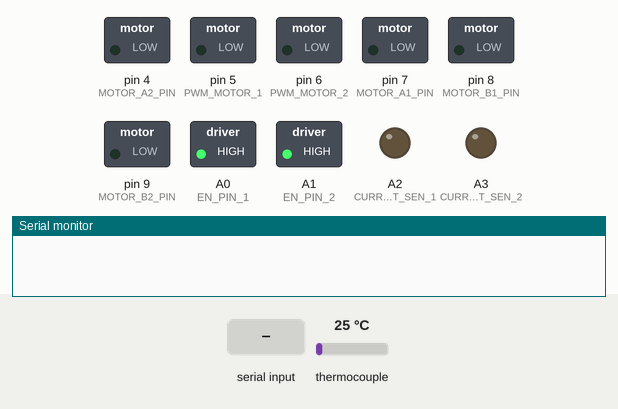
Simulated run of this sketch. Board: Arduino Uno, built with avr-gcc and run on an emulated ATmega328P. Parts: switched loads named in the sketch (green lamp = pin HIGH), output pins drawn as LEDs (lit = HIGH), the last lines printed to the serial monitor. The test bench sets the inputs (shaded band); at power-on: thermocouple 25 °C. Pins used as bus, display or sensor lines are not drawn.

Above: at 1.7 s.
1.8 s: "1\n" received over Serial
At 2.3 s:
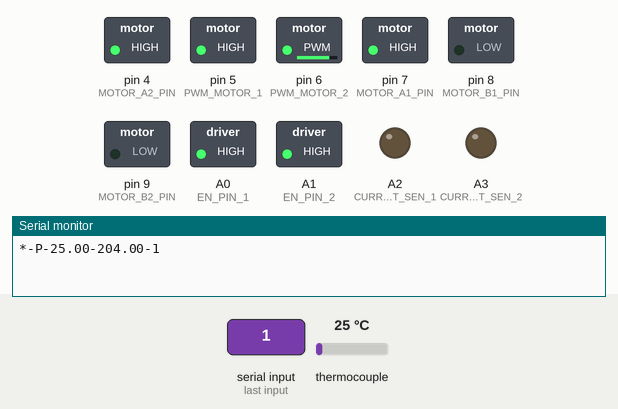
3.3 s: thermocouple set to 90 °C
5.0 s: thermocouple set to 97 °C
At 7.0 s:
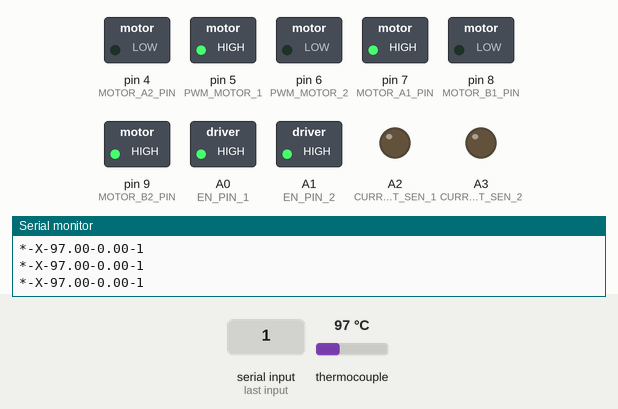
7.3 s: thermocouple set to 69 °C
8.8 s: thermocouple set to 62 °C
At 9.6 s:
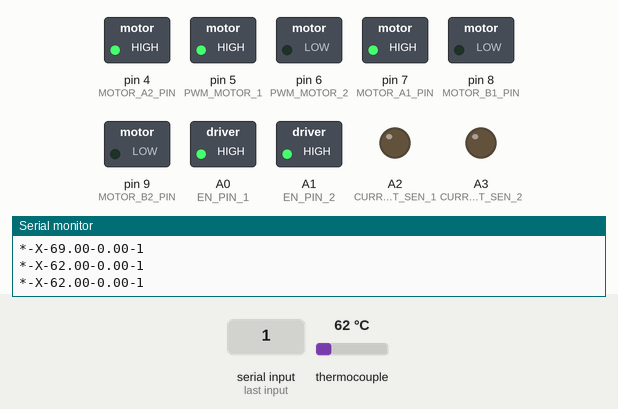
10.3 s: thermocouple set to 52 °C
At 11.0 s:
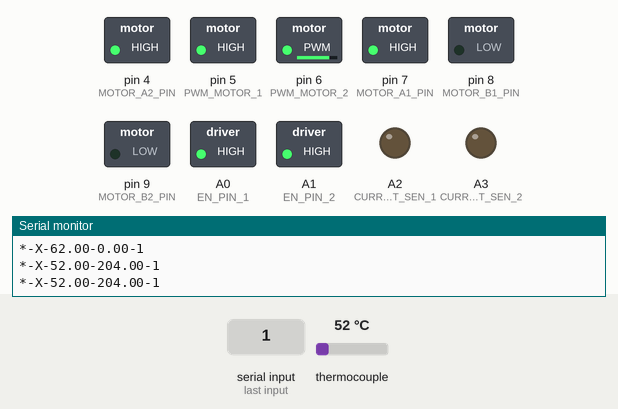
Timing chart, 0 to 12.8 s (numbered marks = the images above; inputs shaded):
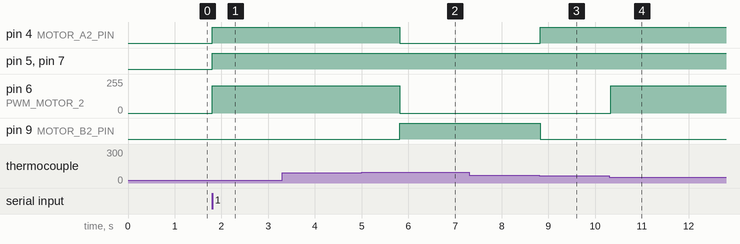

Measured:
- the behaviour switches between 92 and 93 °C on thermocouple (found by bisection; images 1 and 2)
- the behaviour switches between 66 and 65 °C on thermocouple (found by bisection; images 2 and 3)
- the behaviour switches between 58 and 57 °C on thermocouple (found by bisection; images 3 and 4)
- after the input at 1.8 s, pin 4 (MOTOR_A2_PIN), pin 5 (PWM_MOTOR_1), pin 7 (MOTOR_A1_PIN): LOW → HIGH at once; pin 6 (PWM_MOTOR_2): 0/255 → 204/255 at once
- after the input at 5.0 s, pin 4 (MOTOR_A2_PIN): HIGH → LOW after 0.82 s; pin 6 (PWM_MOTOR_2): 204/255 → 0/255 after 0.82 s; pin 9 (MOTOR_B2_PIN): LOW → HIGH after 0.82 s
- after the input at 8.8 s, pin 4 (MOTOR_A2_PIN): LOW → HIGH at once; pin 9 (MOTOR_B2_PIN): HIGH → LOW at once
- after the input at 10.3 s, pin 6 (PWM_MOTOR_2): 0/255 → 204/255 at once

The sketch:

Thermal_cycler_old.ino
```cpp
//MOTOR_1 is thermoelectric element & MOTOR_2 is the fan
#include <Wire.h>
#include "max6675.h"
#define SLAVE_ADDRESS 0x8
#define SHUTTER_PIN A4
#define FOCUS_PIN A5
#define BRAKE 0
#define cool 0
#define heat 1
#define CS_THRESHOLD 15   // Definition of safety current (Check: "1.3 Monster Shield Example").
//MOTOR 1
#define MOTOR_A1_PIN 7
#define MOTOR_B1_PIN 8

//MOTOR 2
#define MOTOR_A2_PIN 4
#define MOTOR_B2_PIN 9

#define PWM_MOTOR_1 5
#define PWM_MOTOR_2 6

#define CURRENT_SEN_1 A2
#define CURRENT_SEN_2 A3

#define EN_PIN_1 A0
#define EN_PIN_2 A1

#define MOTOR_1 0
#define MOTOR_2 1
const int resetPin = 3;
char Cycle_state;
char stage_name;
int N_cycle=40; // Total Number of Cycles
short mode;
float
      temp_error[2],
      temp_error_extension[2],
      time_current_denature_stage,
      drive_0,
      time_1,
      drive_1,
      time_current_extension_stage,
      drive_2;
int iter = 1;
int thermoCO = 12;
int thermoCS = 10;
int thermoCLK = 11;
const int Number_of_fields = 3;
int fieldIndex = 0;
int values[Number_of_fields];
MAX6675 ktc(thermoCLK, thermoCS, thermoCO);
void setup() {
  pinMode(MOTOR_A1_PIN, OUTPUT);
  pinMode(MOTOR_B1_PIN, OUTPUT);

  pinMode(MOTOR_A2_PIN, OUTPUT);
  pinMode(MOTOR_B2_PIN, OUTPUT);

  pinMode(PWM_MOTOR_1, OUTPUT);
  pinMode(PWM_MOTOR_2, OUTPUT);

  pinMode(CURRENT_SEN_1, OUTPUT);
  pinMode(CURRENT_SEN_2, OUTPUT);

  pinMode(EN_PIN_1, OUTPUT);
  pinMode(EN_PIN_2, OUTPUT);

  pinMode(SHUTTER_PIN,INPUT);
  pinMode(FOCUS_PIN,INPUT);
  Wire.begin(0x8);
  Serial.begin(9600);
  Wire.onReceive(stop_func);
  pinMode(resetPin, OUTPUT);
  digitalWrite(resetPin, HIGH);
  delay(500);
  digitalWrite(EN_PIN_1, HIGH);
  digitalWrite(EN_PIN_2, HIGH);
  temp_error[0]=0;
  temp_error_extension[0]=0;
}

void loop() {
  // Stage Type
  char Cycle_state;
  char stage_name;
  // Stage Times
  float time_predenature = 0,
        time_denature = 60000,
        time_extension = 6000,
        time_postextension = 60000,
        time_should_in_denature,
        time_should_in_extension;
  // Drive coefficients
  float f_heating = 0.8,
        f_cooling = 0.0,
        f = 0.0;
  // Stage Tempratures
  float temp_denature = 95,
        temp_extension = 60,
        temp_threshold = 2.0,
        temp_current,
        integral_0=0,
        diff_0,
        ctrl_0=1,//motor control
        ctrl_1=1,//motor control
        integral_2=0,//wtf
        diff_2,
        ctrl_2=1,//motor control
        K_P0=60,
        K_I0=4,
        K_d0=0,
        K_P2=25,
        K_I2=1.5,
        K_d2=0,
        total_drive1=0,
        total_drive2=0;


  while(Serial.available() == 0){}

  if (iter<=N_cycle) { // If we havent reached the end of the Cycle do this

  while (ctrl_0 == 1) {
    if(iter == 1) time_should_in_denature = time_predenature; // If we are in the first cycle, do a predenaturation stage
    else time_should_in_denature=time_denature; // If we are over the first stage, then we just need to do denaturation
    mode = heat;
    f = f_heating;
    motorGo(MOTOR_1, heat, 255);
  temp_current=ktc.readCelsius();
  temp_error[1]=temp_denature-temp_current; // Difference in the current temprature and the denaturation error
  integral_0=integral_0+temp_error[1];
  diff_0=temp_error[1]-temp_error[0];

  if (iter>1) stage_name='D';
  else stage_name='P';

   if (temp_error[1]>temp_threshold){ // If this condition was true then it means that we haven't reached the temp_denature so we have to set the drive to 255 and restart the timer.
      integral_0=0;
      diff_0=0;
      drive_0=255;
      time_current_denature_stage=millis(); // Reseting the current stage time
    }   else if(temp_error[1]<(-5)){ //temp_error = temp_denature - temp_current if we are so much higher than the emergency cooling temprature, we change the peltier direction.
        drive_0=255;
        mode=cool;
        f = f_cooling;
      }
      else if (millis()-time_current_denature_stage<time_should_in_denature) { // This checks if we have spent enough time on the current stage.
        if(temp_error[1]>temp_threshold){ //The timer starts when the temperature reaches temp_denature-temp_threshold
        time_current_denature_stage=millis();
      }
      drive_0=K_P0*temp_error[1]+K_I0*integral_0+K_d0*diff_0;
      } else {
        ctrl_0=0;
      }
      if (drive_0>255) {
        drive_0=255;
      }
      if (drive_0<0) {
        drive_0=0;
      }
      motorGo(MOTOR_2, mode,f*drive_0);
       Cycle_state = '*';
       total_drive1 = drive_0*f;
       show_result(Cycle_state , stage_name , temp_current , total_drive1 , iter);
           delay(500);
           temp_error[0]=temp_error[1];
   }
  drive_0=0;

if(iter==N_cycle) {time_should_in_extension=time_postextension+time_extension;time_current_extension_stage=millis();}
  while (ctrl_2==1) {

    if(iter==N_cycle) time_should_in_extension=time_postextension+time_extension;
    else time_should_in_extension=time_extension;
    mode=heat;
    f = f_heating;
    temp_current=ktc.readCelsius();


  temp_error_extension[1]=temp_extension-temp_current;
  integral_2=integral_2+temp_error_extension[1];
  diff_2=temp_error_extension[1]-temp_error_extension[0];
  if (iter<N_cycle) stage_name='X';
  else stage_name='N';

   if (temp_error_extension[1]>temp_threshold){
      integral_2=0;
      diff_2=0;
      drive_2=255;
      time_current_extension_stage=millis();
    }  else if(temp_error_extension[1]<(-5)){ //Emergency Cooling
        drive_2=255;
        mode=cool;
        f = f_cooling;
        time_current_extension_stage=millis();
      }
      else if (millis()-time_current_extension_stage<time_should_in_extension) {
        if(temp_error_extension[1]>temp_threshold)
        { //The timer starts when the temperature reaches temp_denature-1.5
        time_current_extension_stage=millis();
      }
      drive_2=K_P2*temp_error_extension[1]+K_I2*integral_2+K_d2*diff_2;
      } else {
        ctrl_2=0;

        captureImage();
      }
      if (drive_2>255) {
        drive_2=255;
      }
      if (drive_2<0) {
        drive_2=0;
      }
      motorGo(MOTOR_2, mode,f*drive_2);
      total_drive2=f*drive_2;
       show_result('*' , stage_name , temp_current , total_drive2 , iter);

           delay(500);
           temp_error_extension[0]=temp_error_extension[1];
   }

  drive_2=0;
  motorGo(MOTOR_2, BRAKE,f*drive_2);
   ctrl_0=1;
   ctrl_1=1;
   ctrl_2=1;
   iter=iter+1;
  }
  else if(iter==N_cycle+1){
    Serial.print("All ");
    Serial.print(iter-1);
    Serial.print(" have been done successfully!\n");
    iter++;
  }
}

void motorGo(uint8_t motor, uint8_t direct, uint8_t pwm)         //Function that controls the variables: motor(0 ou 1), direction (cw ou ccw) e pwm (entra 0 e 255);
{
  if(motor == MOTOR_1)
  {
    if(direct == 0)
    {
      digitalWrite(MOTOR_A1_PIN, LOW);
      digitalWrite(MOTOR_B1_PIN, HIGH);
    }
    else if(direct == 1)
    {
      digitalWrite(MOTOR_A1_PIN, HIGH);
      digitalWrite(MOTOR_B1_PIN, LOW);
    }
    else
    {
      digitalWrite(MOTOR_A1_PIN, LOW);
      digitalWrite(MOTOR_B1_PIN, LOW);
    }

    analogWrite(PWM_MOTOR_1, pwm);
  }
  else if(motor == MOTOR_2)
  {
    if(direct == 0)
    {
      digitalWrite(MOTOR_A2_PIN, LOW);
      digitalWrite(MOTOR_B2_PIN, HIGH);
    }
    else if(direct == 1)
    {
      digitalWrite(MOTOR_A2_PIN, HIGH);
      digitalWrite(MOTOR_B2_PIN, LOW);
    }
    else
    {
      digitalWrite(MOTOR_A2_PIN, LOW);
      digitalWrite(MOTOR_B2_PIN, LOW);
    }

    analogWrite(PWM_MOTOR_2, pwm);
  }
}
void captureImage()
{
  pinMode(FOCUS_PIN,OUTPUT);
  digitalWrite(FOCUS_PIN,0);
  delay(1000);
  pinMode(FOCUS_PIN,INPUT);
  show_result('#' , 'T' , 0 , 0 , 0);

  pinMode(SHUTTER_PIN,OUTPUT);
  digitalWrite(SHUTTER_PIN,0);
  delay(6000);
  pinMode(SHUTTER_PIN,INPUT);
}
void stop_func(int howMany){
  while(Wire.available()){
    char c = Wire.read();
  digitalWrite(resetPin, c);
  }
}
void show_result(char state , char stage_name , float temp , float drive , int iter ){

    Serial.print(state);
    Serial.print("-");
    Serial.print(stage_name);
    Serial.print("-");
    Serial.print(temp);
    Serial.print("-");
    Serial.print(drive);
    Serial.print("-");
    Serial.print(iter);
    Serial.print("\n");

}
```
